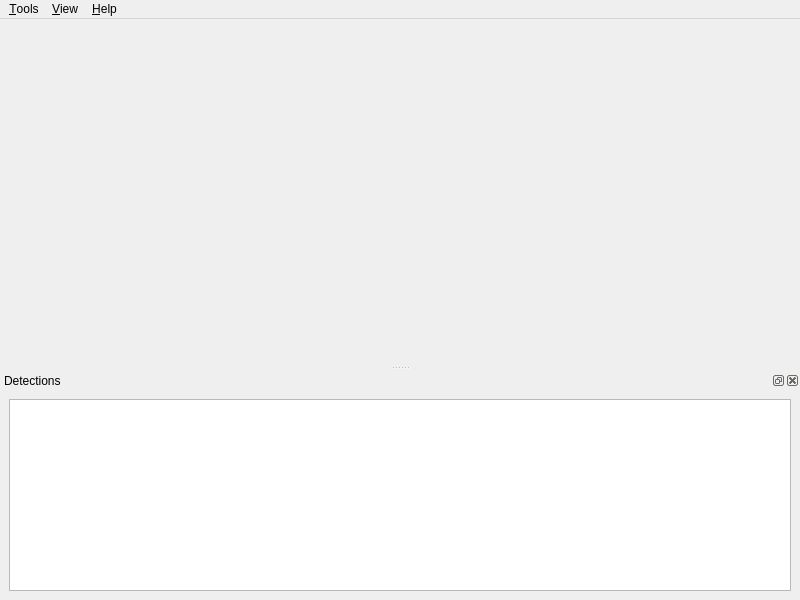
<?xml version="1.0" encoding="UTF-8"?>
<ui version="4.0">
 <class>Window</class>
 <widget class="QMainWindow" name="Window">
  <property name="geometry">
   <rect>
    <x>0</x>
    <y>0</y>
    <width>800</width>
    <height>600</height>
   </rect>
  </property>
  <property name="windowTitle">
   <string>SEAL-TK</string>
  </property>
  <property name="windowIcon">
   <iconset resource="SEALTKBranding.qrc">
    <normaloff>:/logo256.png</normaloff>:/logo256.png</iconset>
  </property>
  <widget class="QWidget" name="layout">
   <layout class="QVBoxLayout" name="verticalLayout">
    <item>
     <widget class="QSplitter" name="centralwidget">
      <property name="orientation">
       <enum>Qt::Horizontal</enum>
      </property>
     </widget>
    </item>
    <item>
     <widget class="sealtk::gui::PlayerControl" name="control" native="true"/>
    </item>
   </layout>
  </widget>
  <widget class="QMenuBar" name="menubar">
   <property name="geometry">
    <rect>
     <x>0</x>
     <y>0</y>
     <width>800</width>
     <height>29</height>
    </rect>
   </property>
   <widget class="QMenu" name="menuHelp">
    <property name="title">
     <string>&amp;Help</string>
    </property>
    <addaction name="actionAbout"/>
   </widget>
   <widget class="QMenu" name="menuTools">
    <property name="title">
     <string>&amp;Tools</string>
    </property>
    <widget class="QMenu" name="menuPipeline">
     <property name="enabled">
      <bool>false</bool>
     </property>
     <property name="title">
      <string>Execute &amp;Pipeline</string>
     </property>
    </widget>
    <addaction name="menuPipeline"/>
    <addaction name="actionDeleteDetection"/>
   </widget>
   <widget class="QMenu" name="menuView">
    <property name="title">
     <string>&amp;View</string>
    </property>
    <addaction name="actionShowIrPane"/>
    <addaction name="actionShowUvPane"/>
   </widget>
   <addaction name="menuTools"/>
   <addaction name="menuView"/>
   <addaction name="menuHelp"/>
  </widget>
  <widget class="QDockWidget" name="trackDock">
   <property name="windowTitle">
    <string>Detections</string>
   </property>
   <attribute name="dockWidgetArea">
    <number>8</number>
   </attribute>
   <widget class="QWidget" name="trackDockContents">
    <layout class="QVBoxLayout" name="verticalLayout_2">
     <item>
      <widget class="QTreeView" name="tracks">
       <property name="alternatingRowColors">
        <bool>true</bool>
       </property>
       <property name="sortingEnabled">
        <bool>true</bool>
       </property>
       <property name="allColumnsShowFocus">
        <bool>true</bool>
       </property>
      </widget>
     </item>
    </layout>
   </widget>
  </widget>
  <action name="actionAbout">
   <property name="text">
    <string>&amp;About...</string>
   </property>
  </action>
  <action name="actionDeleteDetection">
   <property name="enabled">
    <bool>false</bool>
   </property>
   <property name="icon">
    <iconset theme="edit-delete"/>
   </property>
   <property name="text">
    <string>&amp;Delete Detection</string>
   </property>
   <property name="shortcut">
    <string>Del</string>
   </property>
  </action>
  <action name="actionShowIrPane">
   <property name="checkable">
    <bool>true</bool>
   </property>
   <property name="checked">
    <bool>true</bool>
   </property>
   <property name="text">
    <string>&amp;IR Pane</string>
   </property>
  </action>
  <action name="actionShowUvPane">
   <property name="checkable">
    <bool>true</bool>
   </property>
   <property name="checked">
    <bool>true</bool>
   </property>
   <property name="text">
    <string>&amp;UV Pane</string>
   </property>
  </action>
 </widget>
 <customwidgets>
  <customwidget>
   <class>sealtk::gui::PlayerControl</class>
   <extends>QWidget</extends>
   <header location="global">sealtk/gui/PlayerControl.hpp</header>
   <container>1</container>
  </customwidget>
 </customwidgets>
 <resources>
  <include location="SEALTKBranding.qrc"/>
 </resources>
 <connections/>
</ui>
